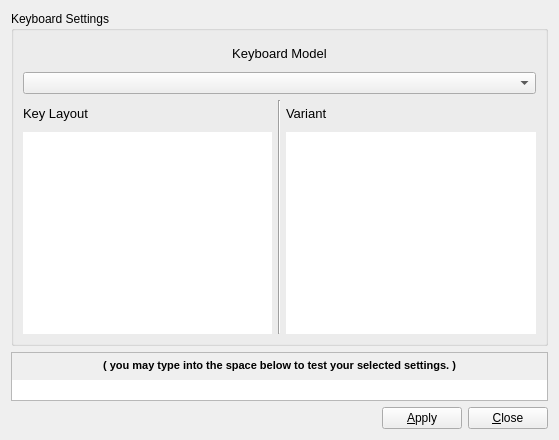
<?xml version="1.0" encoding="UTF-8"?>
<ui version="4.0">
 <class>widgetKeyboard</class>
 <widget class="QWidget" name="widgetKeyboard">
  <property name="geometry">
   <rect>
    <x>0</x>
    <y>0</y>
    <width>559</width>
    <height>440</height>
   </rect>
  </property>
  <property name="windowTitle">
   <string notr="true">TrueOS</string>
  </property>
  <property name="windowIcon">
   <iconset resource="pc-firstboot.qrc">
    <normaloff>:/PCBSD/images/input-keyboard.png</normaloff>:/PCBSD/images/input-keyboard.png</iconset>
  </property>
  <layout class="QGridLayout" name="gridLayout">
   <item row="0" column="0">
    <widget class="QGroupBox" name="groupKeyboard">
     <property name="font">
      <font>
       <weight>50</weight>
       <bold>false</bold>
      </font>
     </property>
     <property name="title">
      <string>Keyboard Settings</string>
     </property>
     <layout class="QGridLayout" name="gridLayout_6">
      <item row="2" column="0">
       <widget class="QLabel" name="label_4">
        <property name="sizePolicy">
         <sizepolicy hsizetype="Preferred" vsizetype="Fixed">
          <horstretch>0</horstretch>
          <verstretch>0</verstretch>
         </sizepolicy>
        </property>
        <property name="minimumSize">
         <size>
          <width>0</width>
          <height>26</height>
         </size>
        </property>
        <property name="font">
         <font>
          <pointsize>10</pointsize>
          <weight>50</weight>
          <bold>false</bold>
         </font>
        </property>
        <property name="text">
         <string>Key Layout</string>
        </property>
        <property name="margin">
         <number>5</number>
        </property>
       </widget>
      </item>
      <item row="2" column="1" rowspan="2">
       <widget class="Line" name="line">
        <property name="maximumSize">
         <size>
          <width>2</width>
          <height>16777215</height>
         </size>
        </property>
        <property name="orientation">
         <enum>Qt::Vertical</enum>
        </property>
       </widget>
      </item>
      <item row="2" column="2">
       <widget class="QLabel" name="label_6">
        <property name="sizePolicy">
         <sizepolicy hsizetype="Preferred" vsizetype="Fixed">
          <horstretch>0</horstretch>
          <verstretch>0</verstretch>
         </sizepolicy>
        </property>
        <property name="minimumSize">
         <size>
          <width>0</width>
          <height>26</height>
         </size>
        </property>
        <property name="font">
         <font>
          <pointsize>10</pointsize>
          <weight>50</weight>
          <bold>false</bold>
         </font>
        </property>
        <property name="text">
         <string>Variant</string>
        </property>
        <property name="margin">
         <number>5</number>
        </property>
       </widget>
      </item>
      <item row="3" column="0">
       <widget class="QListWidget" name="listKbLayouts">
        <property name="sizePolicy">
         <sizepolicy hsizetype="Expanding" vsizetype="Expanding">
          <horstretch>0</horstretch>
          <verstretch>0</verstretch>
         </sizepolicy>
        </property>
        <property name="font">
         <font>
          <pointsize>9</pointsize>
         </font>
        </property>
        <property name="frameShape">
         <enum>QFrame::NoFrame</enum>
        </property>
        <property name="spacing">
         <number>2</number>
        </property>
        <property name="uniformItemSizes">
         <bool>true</bool>
        </property>
       </widget>
      </item>
      <item row="3" column="2">
       <widget class="QListWidget" name="listKbVariants">
        <property name="sizePolicy">
         <sizepolicy hsizetype="Expanding" vsizetype="Expanding">
          <horstretch>0</horstretch>
          <verstretch>0</verstretch>
         </sizepolicy>
        </property>
        <property name="font">
         <font>
          <pointsize>9</pointsize>
         </font>
        </property>
        <property name="frameShape">
         <enum>QFrame::NoFrame</enum>
        </property>
        <property name="spacing">
         <number>2</number>
        </property>
        <property name="uniformItemSizes">
         <bool>true</bool>
        </property>
       </widget>
      </item>
      <item row="1" column="0" colspan="3">
       <widget class="QComboBox" name="comboBoxKeyboardModel"/>
      </item>
      <item row="0" column="0" colspan="3">
       <widget class="QLabel" name="label_19">
        <property name="sizePolicy">
         <sizepolicy hsizetype="Preferred" vsizetype="Fixed">
          <horstretch>0</horstretch>
          <verstretch>0</verstretch>
         </sizepolicy>
        </property>
        <property name="minimumSize">
         <size>
          <width>0</width>
          <height>26</height>
         </size>
        </property>
        <property name="font">
         <font>
          <pointsize>10</pointsize>
          <weight>50</weight>
          <bold>false</bold>
         </font>
        </property>
        <property name="text">
         <string>Keyboard Model</string>
        </property>
        <property name="alignment">
         <set>Qt::AlignCenter</set>
        </property>
        <property name="margin">
         <number>5</number>
        </property>
       </widget>
      </item>
     </layout>
    </widget>
   </item>
   <item row="1" column="0">
    <widget class="QFrame" name="frame">
     <property name="sizePolicy">
      <sizepolicy hsizetype="Preferred" vsizetype="Fixed">
       <horstretch>0</horstretch>
       <verstretch>0</verstretch>
      </sizepolicy>
     </property>
     <property name="frameShape">
      <enum>QFrame::StyledPanel</enum>
     </property>
     <property name="frameShadow">
      <enum>QFrame::Sunken</enum>
     </property>
     <layout class="QVBoxLayout" name="verticalLayout_7">
      <property name="spacing">
       <number>2</number>
      </property>
      <property name="margin">
       <number>0</number>
      </property>
      <item>
       <widget class="QLabel" name="label_5">
        <property name="minimumSize">
         <size>
          <width>0</width>
          <height>25</height>
         </size>
        </property>
        <property name="font">
         <font>
          <pointsize>8</pointsize>
          <weight>75</weight>
          <bold>true</bold>
         </font>
        </property>
        <property name="text">
         <string>( you may type into the space below to test your selected settings. )</string>
        </property>
        <property name="alignment">
         <set>Qt::AlignCenter</set>
        </property>
        <property name="margin">
         <number>9</number>
        </property>
       </widget>
      </item>
      <item>
       <widget class="QLineEdit" name="lineKbTest">
        <property name="inputMask">
         <string notr="true"/>
        </property>
        <property name="frame">
         <bool>false</bool>
        </property>
        <property name="alignment">
         <set>Qt::AlignCenter</set>
        </property>
       </widget>
      </item>
     </layout>
    </widget>
   </item>
   <item row="2" column="0">
    <layout class="QHBoxLayout" name="horizontalLayout">
     <item>
      <spacer name="horizontalSpacer">
       <property name="orientation">
        <enum>Qt::Horizontal</enum>
       </property>
       <property name="sizeHint" stdset="0">
        <size>
         <width>348</width>
         <height>20</height>
        </size>
       </property>
      </spacer>
     </item>
     <item>
      <widget class="QPushButton" name="pushApply">
       <property name="text">
        <string>&amp;Apply</string>
       </property>
      </widget>
     </item>
     <item>
      <widget class="QPushButton" name="pushClose">
       <property name="text">
        <string>&amp;Close</string>
       </property>
      </widget>
     </item>
    </layout>
   </item>
  </layout>
 </widget>
 <resources>
  <include location="pc-firstboot.qrc"/>
 </resources>
 <connections/>
</ui>
